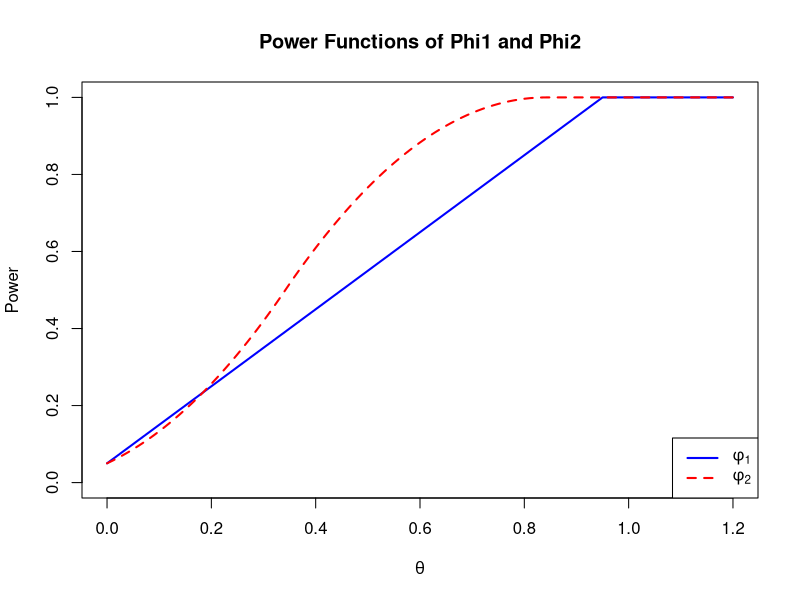
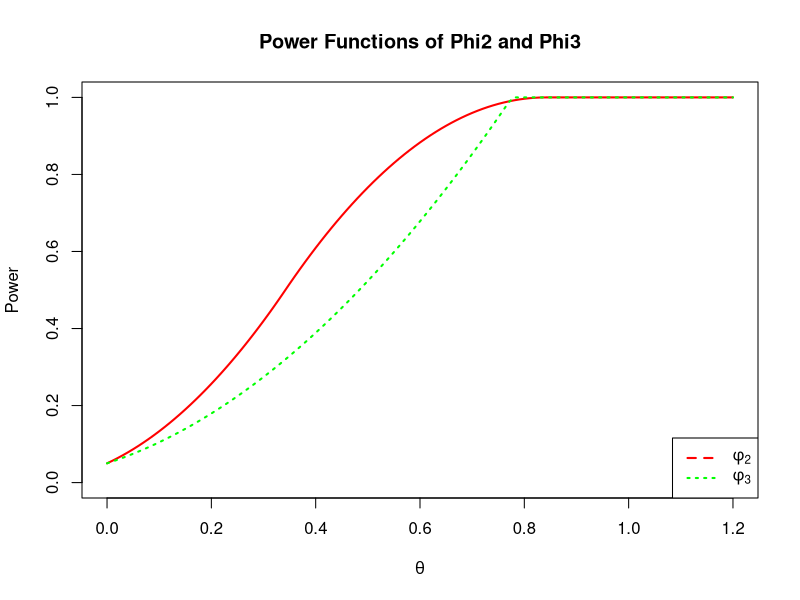

The R source for these figures, in order:
## ---- chunk 1
theta <- seq(0, 1.2, by = 0.01)
C <- 2 - sqrt(0.1)  # Computed value of C

# Power function for phi_1
beta1 <- pmax(0, pmin(1, theta + 0.05))

# Power function for phi_2
beta2 <- ifelse(theta <= (C/2) - 1, 0,
         ifelse(theta <= (C - 1)/2, ((2*theta + 2 - C)^2)/2,
         ifelse(theta <= C/2, 1 - ((C - 2*theta)^2)/2, 1)))

# Plot
plot(theta, beta1, type = "l", col = "blue", lwd = 2, ylim = c(0, 1),
     ylab = "Power", xlab = expression(theta), main = "Power Functions of Phi1 and Phi2")
lines(theta, beta2, col = "red", lwd = 2, lty = 2)
legend("bottomright", legend = c(expression(phi[1]), expression(phi[2])),
       col = c("blue", "red"), lty = c(1, 2), lwd = 2)
## ---- chunk 2
# Define theta range
theta <- seq(0, 1.2, by = 0.01)
C <- 2 - sqrt(0.1)  # Computed value of C for phi_2

# Power function for phi_2
beta2 <- ifelse(theta <= (C/2) - 1, 0,
         ifelse(theta <= (C - 1)/2, ((2*theta + 2 - C)^2)/2,
         ifelse(theta <= C/2, 1 - ((C - 2*theta)^2)/2, 1)))

# Power function for phi_3
phi3_power <- function(theta) {
  pmin(1, (1 - pmax(0, 1 - sqrt(0.05) - theta))^2)
}

beta3 <- sapply(theta, phi3_power)

# Plot
plot(theta, beta2, type = "l", col = "red", lwd = 2, ylim = c(0, 1),
     ylab = "Power", xlab = expression(theta), main = "Power Functions of Phi2 and Phi3")
lines(theta, beta3, col = "green", lwd = 2, lty = 3)
legend("bottomright", legend = c(expression(phi[2]), expression(phi[3])),
       col = c("red", "green"), lty = c(2, 3), lwd = 2)
